Frame 1 (no input): blank canvas, image omitted
Frame 60 (the mouse pressed at the canvas centre just before this capture): blank canvas, image omitted
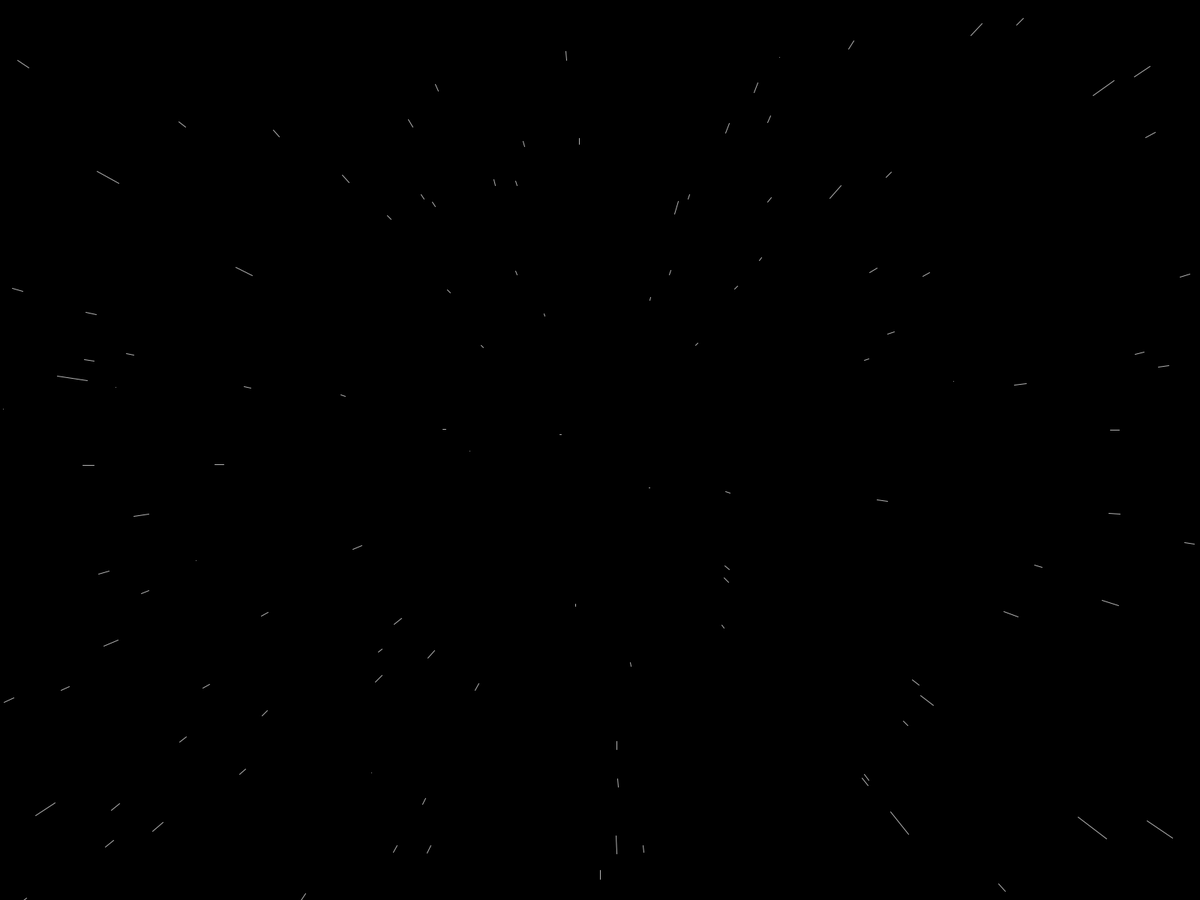
Frame 120 (the mouse held since frame 60 and released just before this capture)

The Processing sketch whose frames 1 and 60 were blank and that drew this single picture after the mouse press (run headless with seeded random() and noise(); from frame 60 on, the mouse is pressed at the canvas centre):

// Processing sketch: Starfield
// ── Starfield.pde
float speed;
Star[] stars = new Star[800];

void setup() {
  fullScreen();
  for (int i = 0; i < stars.length; i++) {
    stars[i] = new Star();
  }
}

void draw() {
  speed = map(mouseX, 0, width, 0, 50);
  background(0);
  translate(width / 2, height / 2);
  for (int i = 0; i < stars.length; i++) {
    stars[i].update();
    stars[i].show();
  }
}

// ── Star.pde
class Star {
  float x;
  float y;
  float z;
  
  float pz;
  
  Star() {
    x = random(-width, width);
    y = random(-height, height);
    z = random(width);
    pz = z;
  }
  
  void update() {
    z-= speed;
    if (z < 1) {
       z = width;
       x = random(-width, width);
       y = random(-height, height);
       pz = z;
    }
  }
  
  void show() {
     float sx = map(x / z, 0, 1, 0, width);
     float sy = map(y / z, 0, 1, 0, height);
 
     float px =  map(x / pz, 0, 1, 0, width);
     float py =  map(y / pz, 0, 1, 0, height);
     
     pz = z;
     stroke(255, 180);
     line(px, py, sx, sy);

  }
}
